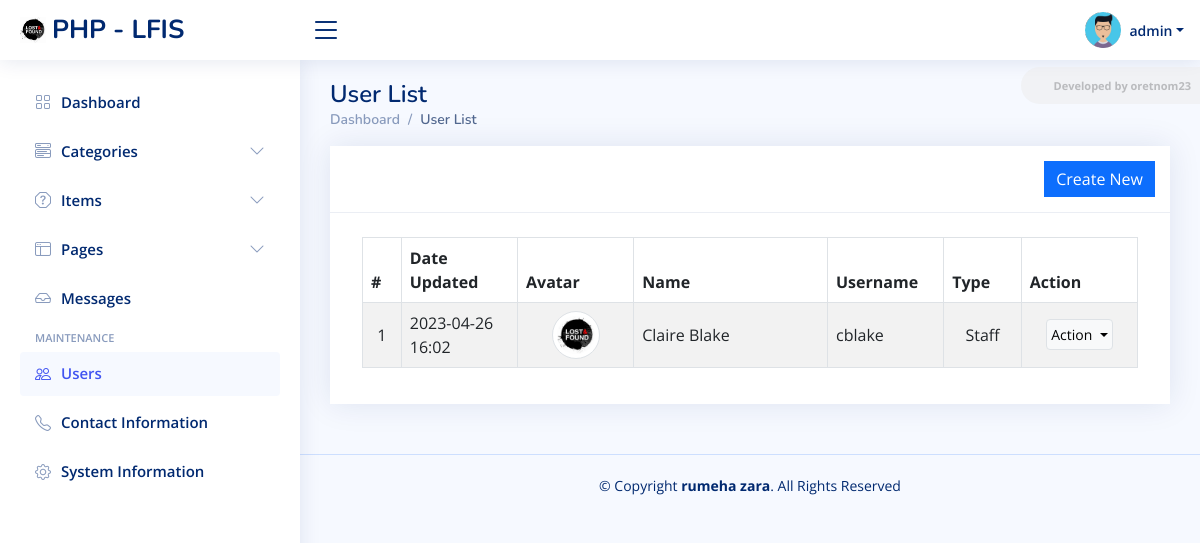
Page /admin?page=user/list (signed in) on the committed database.
### tables this page shows
CREATE TABLE `users` (
  `id` int(50) NOT NULL,
  `firstname` varchar(250) NOT NULL,
  `middlename` text DEFAULT NULL,
  `lastname` varchar(250) NOT NULL,
  `username` text NOT NULL,
  `password` text NOT NULL,
  `avatar` text DEFAULT NULL,
  `last_login` datetime DEFAULT NULL,
  `type` tinyint(1) NOT NULL DEFAULT 0,
  `date_added` datetime NOT NULL DEFAULT current_timestamp(),
  `date_updated` datetime DEFAULT current_timestamp() ON UPDATE current_timestamp()
);

### classes/DBConnection.php (called while the page is built, shortened)
<?php
class DBConnection{
    private $host = DB_SERVER;
    private $username = DB_USERNAME;
    private $password = DB_PASSWORD;
    private $database = DB_NAME;
    public $conn;
    public function __construct(){
        if (!isset($this->conn)) {
            $this->conn = new mysqli($this->host, $this->username, $this->password, $this->database);
        }
    }
}
?>

### classes/SystemSettings.php (called while the page is built, shortened)
<?php
class SystemSettings extends DBConnection{
	function userdata($field = ''){
		if(!empty($field)){
			if(isset($_SESSION['userdata'][$field]))
				return $_SESSION['userdata'][$field];
			else
				return null;
		}else{
			return false;
		}
	}
	function info($field=''){
		if(!empty($field)){
			if(isset($_SESSION['system_info'][$field]))
				return $_SESSION['system_info'][$field];
			else
				return false;
		}else{
			return false;
		}
	}
}
$_settings = new SystemSettings();
?>

### config.php (called while the page is built, shortened)
<?php
require_once('classes/DBConnection.php');
require_once('classes/SystemSettings.php');
function validate_image($file){
    global $_settings;
	if(!empty($file)){
        $ex = explode("?",$file);
        $file = $ex[0];
        $ts = isset($ex[1]) ? "?".$ex[1] : '';
		if(is_file(base_app.$file)){
			return base_url.$file.$ts;
		}else{
			return base_url.($_settings->info('logo'));
		}
	}else{
		return base_url.($_settings->info('logo'));
	}
}
?>

### admin/user/list.php (the view, shortened to what this page needs)
<div class="card card-outline rounded-0 card-navy">
	<div class="card-header">
		<div class="card-tools d-flex justify-content-end">
			<a href="<?= base_url ?>admin/?page=user/manage_user" id="create_new" class="btn btn-flat btn-primary bg-gradient-teal border-0 rounded-0"><span class="fas fa-plus"></span>  Create New</a>
		</div>
	</div>
	<div class="card-body pt-4">
        <div class="container-fluid">
			<table class="table table-hover table-striped table-bordered" id="list">
				<colgroup>
					<col width="5%">
					<col width="15%">
					<col width="15%">
					<col width="25%">
					<col width="15%">
					<col width="10%">
					<col width="15%">
				</colgroup>
				<thead>
					<tr>
						<th>#</th>
						<th>Date Updated</th>
						<th>Avatar</th>
						<th>Name</th>
						<th>Username</th>
						<th>Type</th>
						<th>Action</th>
					</tr>
				</thead>
				<tbody>
					<?php
					$i = 1;
						$qry = $conn->query("SELECT *, concat(firstname,' ', coalesce(concat(middlename,' '), '') , lastname) as `name` from `users` where id != '{$_settings->userdata('id')}' order by concat(firstname,' ', lastname) asc ");
						while($row = $qry->fetch_assoc()):
					?>
						<tr>
							<td class="text-center"><?php echo $i++; ?></td>
							<td><?php echo date("Y-m-d H:i",strtotime($row['date_updated'])) ?></td>
							<td class="text-center">
                                <img src="<?= validate_image($row['avatar']) ?>" alt="" class="img-thumbnail rounded-circle user-avatar">
                            </td>
							<td><?php echo $row['name'] ?></td>
							<td><?php echo $row['username'] ?></td>
							<td class="text-center">
                                <?php if($row['type'] == 1): ?>
                                    Administrator
                                <?php elseif($row['type'] == 2): ?>
                                    Staff
                                <?php else: ?>
									N/A
                                <?php endif; ?>
                            </td>
							<td align="center">
								<div class="dropdown">
									<button type="button" class="btn btn-flat p-1 btn-light btn-sm dropdown-toggle dropdown-icon border" data-bs-toggle="dropdown">
										Action
									</button>
								</div>
							</td>
						</tr>
					<?php endwhile; ?>
				</tbody>
			</table>
		</div>
	</div>
</div>

### assets/css/style.css (style rules this page uses)
:root { scroll-behavior: smooth; }
body { font-family: "Open Sans", sans-serif; background: #f6f9ff; color: #444444; }
a { color: #4154f1; text-decoration: none; }
.card { margin-bottom: 30px; border: none; border-radius: 5px; box-shadow: 0px 0 30px rgba(1, 41, 112, 0.1); }
.card-header, .card-footer { border-color: #ebeef4; background-color: #fff; color: #798eb3; padding: 15px; }
.card-body { padding: 0 20px 20px 20px; }

### admin/user/list.php (style rules this page uses)
.user-avatar { width:3rem; height:3rem; object-fit:scale-down; object-position:center center; }
#list td { vertical-align: middle; }

### rows in the picture
users: date_updated "2023-04-26 16:02", name "Claire Blake", username "cblake", type "Staff"

### other values in the picture
$_settings->info('short_name') "PHP - LFIS"
$_settings->userdata('username') "admin"
str_replace(['_', '/'], ' ', ($pageSplit[1] ?? $page)) "User List"
